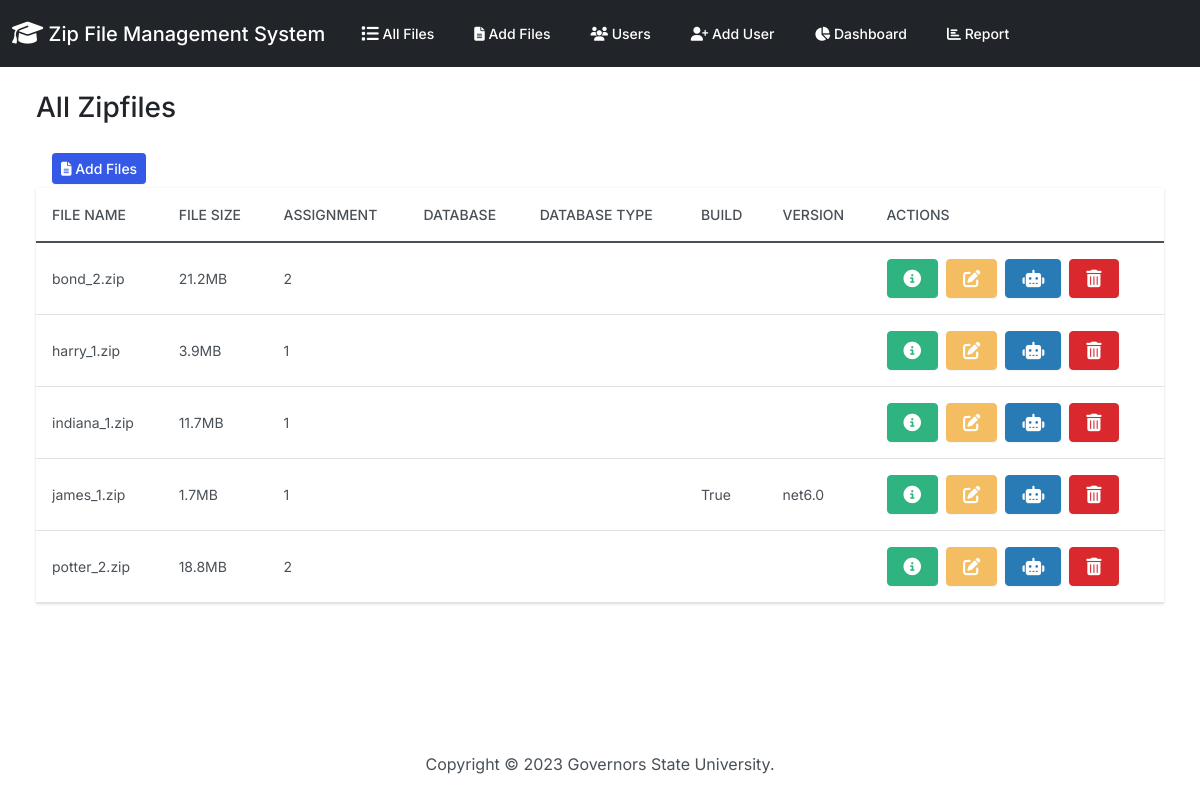
Before: / with the older database file.
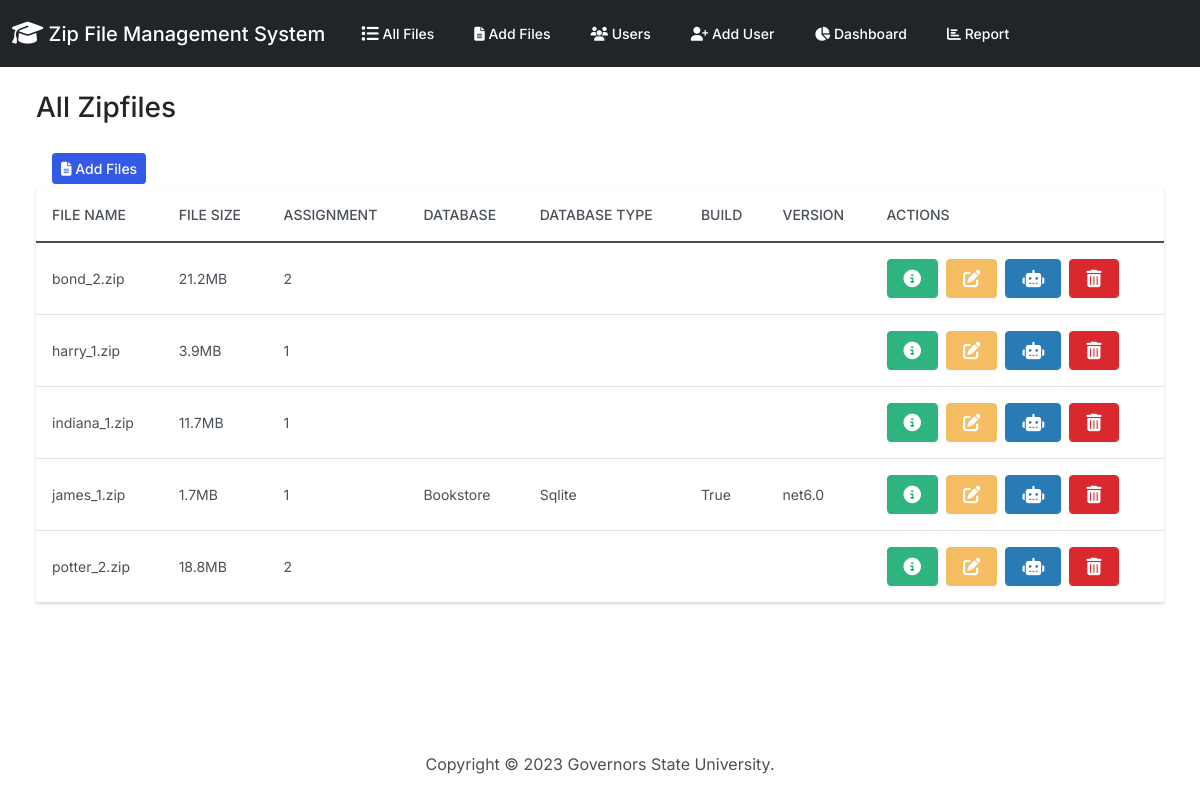
After: the same page with the newer database file.
### zipfiles/models.py (models this page shows, shortened)
class File_Results(models.Model):
    id_number = models.PositiveIntegerField(null=True)
    f_name = models.CharField(max_length=255, null=True)
    f_size = models.CharField(max_length=50, null=True)
    myfiles = models.FileField(upload_to="")
    user_name = models.ForeignKey(
        'UserNamesList',
        on_delete=models.CASCADE,
        db_column='user_name',
        default=None
    )
    db_name = models.CharField(max_length=50, null=True)
    db_type = models.CharField(max_length=50, null=True)
    is_build_succeeded = models.CharField(max_length=50, null=True)
    dotnet_version = models.CharField(max_length=20, null=True)
    error_details = models.TextField(null=True)
    assignment_number = models.IntegerField(null=True)
    folder_name = models.CharField(max_length=50, null=True)
    instruction_passed = models.CharField(max_length=50, null=True)

### zipfiles/views.py (the view)
# urls.py: path('', views.index, name='index'),
def index(request):
  failed_files = request.session.pop('failed_files', [])
  file_results = File_Results.objects.all()
  return render(request, 'zipfiles/index.html', {
    'zipfiles': file_results,
    'failed_files': failed_files
  })

### zipfiles/templates/zipfiles/index.html (shortened to what this page needs)
{% extends "zipfiles/base.html" %}
{% block body %}
<h3 class="m-4">All Zipfiles</h3>
<div class="row">
  <div class="col-12">
    {% if zipfiles %}
    <div class="ms-4 me-4 mb-4">
      <a class="btn btn-primary btn-sm mx-3 my-1" href="{% url 'add' %}">
        <i class="fas fa-file-alt"></i> Add Files
      </a>
      <div>
        <table class="table table-hover">
          <thead class="thead-dark">
            <tr>
              <th scope="col">File name</th>
              <th scope="col">File Size</th>
              <th scope="col">Assignment</th>
              <th scope="col">Database</th>
              <th scope="col">Database Type</th>
              <th scope="col">Build</th>
              <th scope="col">Version</th>
              <th scope="col">Actions</th>
            </tr>
          </thead>
          <tbody>
            {% for zipfile in zipfiles %}
              <tr {% if zipfile.is_build_succeeded == 'False' %}class="table-danger"{% endif %}>
                <td class="align-middle">{{ zipfile.f_name|default:"" }}</td>
                <td class="align-middle">{{ zipfile.f_size|default:"" }}</td>
                <td class="align-middle">{{ zipfile.assignment_number|default:"" }}</td>
                <td class="align-middle">{{ zipfile.db_name|default:"" }}</td>
                <td class="align-middle">{{ zipfile.db_type|default:"" }}</td>
                <td class="align-middle">{{ zipfile.is_build_succeeded|default:"" }}</td>
                <td class="align-middle">{{ zipfile.dotnet_version|default:"" }}</td>
                <td>
                  <a class="btn btn-success me-1" href="{% url 'view_info' zipfile.id %}" data-bs-toggle="modal" data-bs-target="#myModal{{zipfile.id}}" title="Info">
                  </a>
                  <a class="btn btn-warning me-1" href="{% url 'edit' zipfile.id %}" title="Edit">
                  </a>
                  <a class="btn btn-info me-1" href="{% url 'automate' zipfile.id %}" title="Run Automation Script">
                  </a>
                  <button type="button" class="btn btn-danger" data-bs-toggle="modal" data-bs-target="#delete{{zipfile.id}}" title="Delete">
                  </button>
                </td>
              </tr>
            {% endfor %}
          </tbody>
        </table>
      </div>
    </div>
    {% else %}
      <h5 class="alert alert-primary ms-4 me-4">No File_Results Records</h5>
    {% endif %}
  </div>
</div>
{% endblock %}

Changed rows visible on the page:
changed File_Results "james_1.zip": db_name (not shown) → "Bookstore"; db_type (not shown) → "Sqlite"
